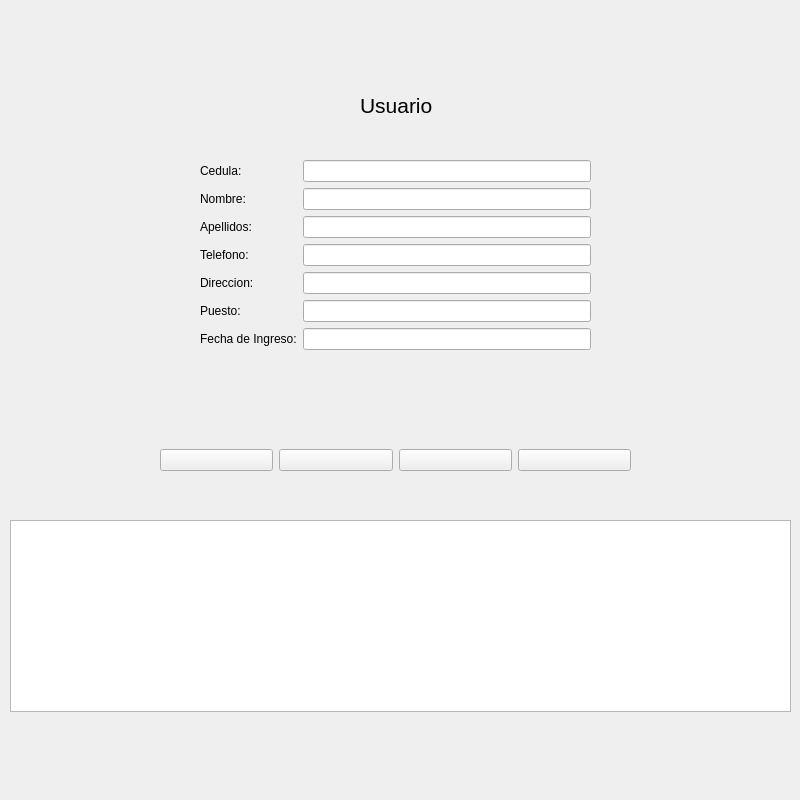
<?xml version="1.0" encoding="UTF-8"?>
<ui version="4.0">
 <class>Usuario</class>
 <widget class="QWidget" name="Usuario">
  <property name="geometry">
   <rect>
    <x>0</x>
    <y>0</y>
    <width>800</width>
    <height>800</height>
   </rect>
  </property>
  <property name="minimumSize">
   <size>
    <width>800</width>
    <height>800</height>
   </size>
  </property>
  <property name="windowTitle">
   <string>Usuario</string>
  </property>
  <property name="windowIcon">
   <iconset>
    <normaloff>recursos/trespatitos.jpg</normaloff>recursos/trespatitos.jpg</iconset>
  </property>
  <widget class="QWidget" name="formLayoutWidget">
   <property name="geometry">
    <rect>
     <x>200</x>
     <y>160</y>
     <width>391</width>
     <height>231</height>
    </rect>
   </property>
   <layout class="QFormLayout" name="formLayout">
    <item row="0" column="0">
     <widget class="QLabel" name="lblCedula">
      <property name="text">
       <string>Cedula:</string>
      </property>
     </widget>
    </item>
    <item row="1" column="0">
     <widget class="QLabel" name="lblNombre">
      <property name="text">
       <string>Nombre:</string>
      </property>
     </widget>
    </item>
    <item row="2" column="0">
     <widget class="QLabel" name="lblApellidos">
      <property name="text">
       <string>Apellidos:</string>
      </property>
     </widget>
    </item>
    <item row="3" column="0">
     <widget class="QLabel" name="lblTelefono">
      <property name="text">
       <string>Telefono:</string>
      </property>
     </widget>
    </item>
    <item row="4" column="0">
     <widget class="QLabel" name="lblDireccion">
      <property name="text">
       <string>Direccion:</string>
      </property>
     </widget>
    </item>
    <item row="5" column="0">
     <widget class="QLabel" name="lblPuesto">
      <property name="text">
       <string>Puesto:</string>
      </property>
     </widget>
    </item>
    <item row="6" column="0">
     <widget class="QLabel" name="lblFechaIngreso">
      <property name="text">
       <string>Fecha de Ingreso:</string>
      </property>
     </widget>
    </item>
    <item row="0" column="1">
     <widget class="QLineEdit" name="txtCedula"/>
    </item>
    <item row="1" column="1">
     <widget class="QLineEdit" name="txtNombre"/>
    </item>
    <item row="2" column="1">
     <widget class="QLineEdit" name="txtApellidos"/>
    </item>
    <item row="3" column="1">
     <widget class="QLineEdit" name="txtTelefono"/>
    </item>
    <item row="4" column="1">
     <widget class="QLineEdit" name="txtDireccion"/>
    </item>
    <item row="5" column="1">
     <widget class="QLineEdit" name="txtPuesto"/>
    </item>
    <item row="6" column="1">
     <widget class="QLineEdit" name="txtFechaIngreso"/>
    </item>
   </layout>
  </widget>
  <widget class="QLabel" name="lblTitulo">
   <property name="geometry">
    <rect>
     <x>360</x>
     <y>70</y>
     <width>121</width>
     <height>71</height>
    </rect>
   </property>
   <property name="font">
    <font>
     <pointsize>16</pointsize>
    </font>
   </property>
   <property name="text">
    <string>Usuario</string>
   </property>
  </widget>
  <widget class="QWidget" name="horizontalLayoutWidget">
   <property name="geometry">
    <rect>
     <x>160</x>
     <y>420</y>
     <width>471</width>
     <height>80</height>
    </rect>
   </property>
   <layout class="QHBoxLayout" name="horizontalLayout">
    <item>
     <widget class="QPushButton" name="btnGuardar">
      <property name="text">
       <string/>
      </property>
      <property name="icon">
       <iconset>
        <normaloff>recursos/save.jpeg</normaloff>recursos/save.jpeg</iconset>
      </property>
     </widget>
    </item>
    <item>
     <widget class="QPushButton" name="btnModificar">
      <property name="text">
       <string/>
      </property>
      <property name="icon">
       <iconset>
        <normaloff>recursos/editar.jpg</normaloff>recursos/editar.jpg</iconset>
      </property>
     </widget>
    </item>
    <item>
     <widget class="QPushButton" name="btnEliminar">
      <property name="text">
       <string/>
      </property>
      <property name="icon">
       <iconset>
        <normaloff>recursos/delete.webp</normaloff>recursos/delete.webp</iconset>
      </property>
     </widget>
    </item>
    <item>
     <widget class="QPushButton" name="btnCancelar">
      <property name="text">
       <string/>
      </property>
      <property name="icon">
       <iconset>
        <normaloff>recursos/salir.jpg</normaloff>recursos/salir.jpg</iconset>
      </property>
     </widget>
    </item>
   </layout>
  </widget>
  <widget class="QLabel" name="lblImagen">
   <property name="geometry">
    <rect>
     <x>620</x>
     <y>70</y>
     <width>141</width>
     <height>131</height>
    </rect>
   </property>
   <property name="text">
    <string/>
   </property>
   <property name="pixmap">
    <pixmap>recursos/avatar.jpeg</pixmap>
   </property>
   <property name="scaledContents">
    <bool>true</bool>
   </property>
  </widget>
  <widget class="QTableWidget" name="tableWidget">
   <property name="geometry">
    <rect>
     <x>10</x>
     <y>520</y>
     <width>781</width>
     <height>192</height>
    </rect>
   </property>
  </widget>
 </widget>
 <resources/>
 <connections/>
</ui>
